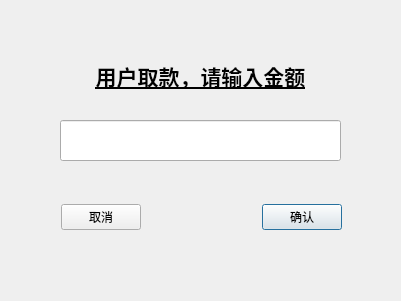
<?xml version="1.0" encoding="UTF-8"?>
<ui version="4.0">
 <class>userget</class>
 <widget class="QDialog" name="userget">
  <property name="geometry">
   <rect>
    <x>0</x>
    <y>0</y>
    <width>401</width>
    <height>301</height>
   </rect>
  </property>
  <property name="windowTitle">
   <string>取款</string>
  </property>
  <widget class="QLineEdit" name="userget_money">
   <property name="geometry">
    <rect>
     <x>60</x>
     <y>120</y>
     <width>281</width>
     <height>41</height>
    </rect>
   </property>
   <property name="font">
    <font>
     <family>Arial</family>
     <pointsize>14</pointsize>
     <weight>50</weight>
     <italic>false</italic>
     <bold>false</bold>
    </font>
   </property>
   <property name="styleSheet">
    <string notr="true">font: 14pt &quot;Arial&quot;;</string>
   </property>
  </widget>
  <widget class="QLabel" name="label">
   <property name="geometry">
    <rect>
     <x>60</x>
     <y>50</y>
     <width>281</width>
     <height>51</height>
    </rect>
   </property>
   <property name="sizePolicy">
    <sizepolicy hsizetype="Preferred" vsizetype="Fixed">
     <horstretch>0</horstretch>
     <verstretch>0</verstretch>
    </sizepolicy>
   </property>
   <property name="font">
    <font>
     <family>Arial</family>
     <pointsize>16</pointsize>
     <weight>75</weight>
     <italic>false</italic>
     <bold>true</bold>
     <underline>true</underline>
    </font>
   </property>
   <property name="contextMenuPolicy">
    <enum>Qt::DefaultContextMenu</enum>
   </property>
   <property name="text">
    <string>用户取款，请输入金额</string>
   </property>
   <property name="alignment">
    <set>Qt::AlignCenter</set>
   </property>
  </widget>
  <widget class="QWidget" name="layoutWidget">
   <property name="geometry">
    <rect>
     <x>61</x>
     <y>204</y>
     <width>281</width>
     <height>26</height>
    </rect>
   </property>
   <layout class="QHBoxLayout" name="horizontalLayout">
    <item>
     <widget class="QPushButton" name="userget_cancel">
      <property name="text">
       <string>取消</string>
      </property>
     </widget>
    </item>
    <item>
     <spacer name="horizontalSpacer_2">
      <property name="orientation">
       <enum>Qt::Horizontal</enum>
      </property>
      <property name="sizeHint" stdset="0">
       <size>
        <width>40</width>
        <height>20</height>
       </size>
      </property>
     </spacer>
    </item>
    <item>
     <widget class="QPushButton" name="userget_ok">
      <property name="text">
       <string>确认</string>
      </property>
      <property name="default">
       <bool>true</bool>
      </property>
     </widget>
    </item>
   </layout>
  </widget>
 </widget>
 <resources/>
 <connections/>
</ui>
